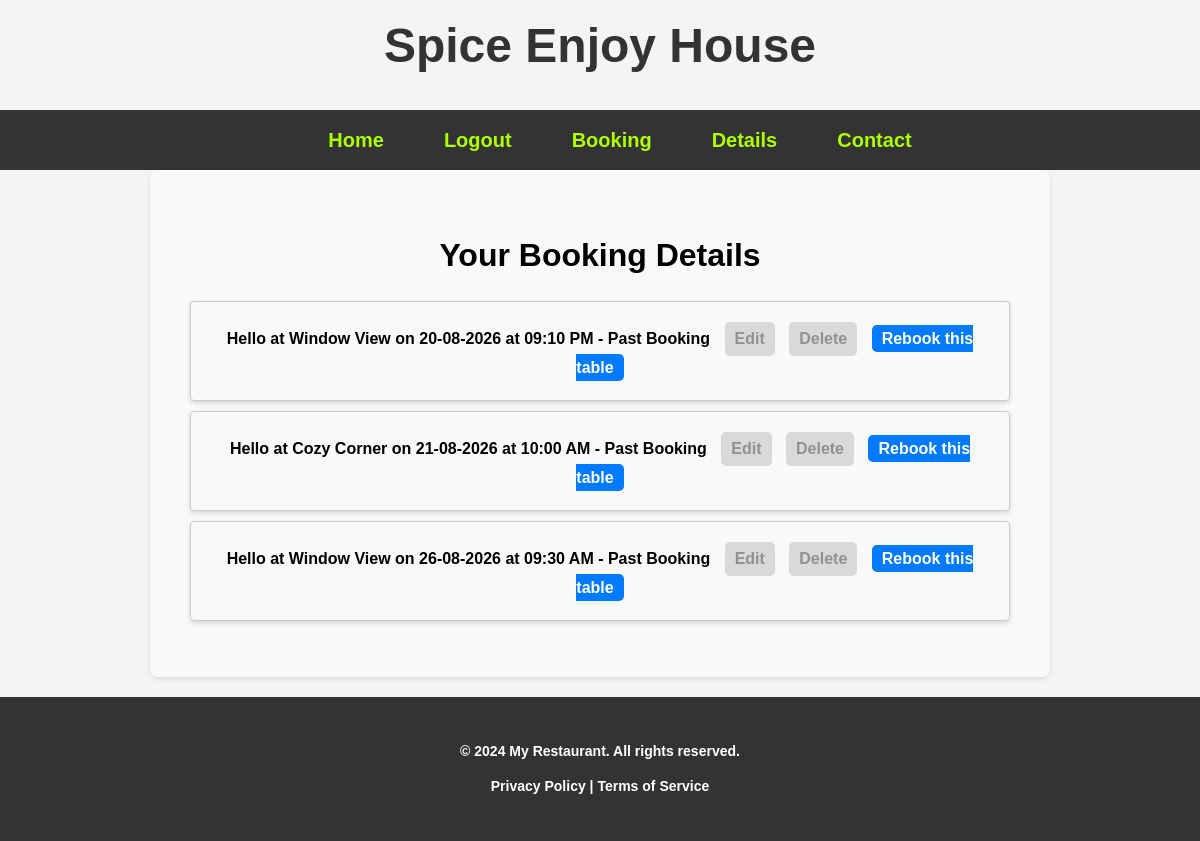
The page /booking-details/ (signed in) on the database as committed earlier.
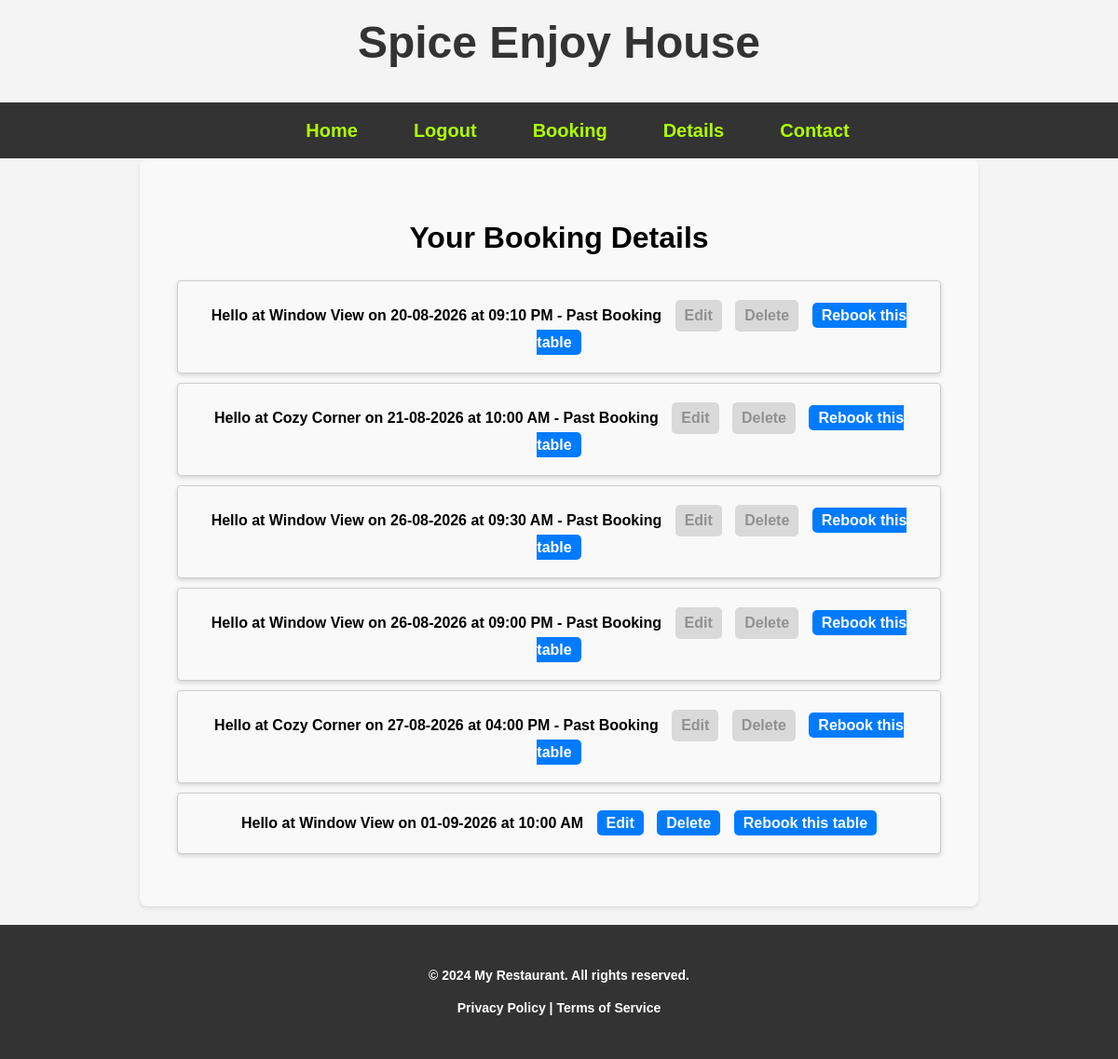
The same page on the database as committed later.
### booking_app/models.py (models this page shows, shortened)
class Booking(models.Model):
    table = models.ForeignKey(Table, on_delete=models.CASCADE)
    user = models.ForeignKey(User, on_delete=models.CASCADE)
    guest_name = models.CharField(max_length=100, validators=[MinLengthValidator(1)])
    booking_date = models.DateField()
    booking_time = models.TimeField()
    is_cancelled = models.BooleanField(default=False)

class Table(models.Model):
    CHOICES = [
        ("Window View", "Window View"),
        ("Cozy Corner", "Cozy Corner"),
        ("Family Booth", "Family Booth"),
    ]
    name = models.CharField(max_length=50, choices=CHOICES, default="Window View", validators=[MinLengthValidator(1)])

### booking_app/views.py (the view)
# urls.py: path('booking-details/', views.booking_details, name='booking-details'),
@login_required
def booking_details(request):
    if request.user.is_authenticated:
        user_bookings = Booking.objects.filter(user=request.user)
    else:
        user_bookings = None
    today = timezone.now().date()
    return render(request, 'booking_app/booking_details.html', {'user_bookings': user_bookings, 'today': today})

### booking_app/templates/booking_app/booking_details.html
{% extends "base.html" %}
{% load static %}
{% block content %}
<div class="container">
    <h1>Your Booking Details</h1>
    {% if user.is_authenticated %}
    {% if user_bookings %}
    <ul class="booking_list">
        {% for booking in user_bookings %}
        <li class="booking_item">
            {{ booking.guest_name }} at {{ booking.table.name }} on {{ booking.booking_date|date:"d-m-Y" }} at {{ booking.booking_time|time:"h:i A" }}
            {% if booking.booking_date < today %}
            <span class="status past">- Past Booking</span>
            {% endif %}
            {% if booking.booking_date >= today %}
            <a href="{% url 'edit-booking' booking.id %}" class="edit-link">Edit</a>
            <a href="{% url 'delete-booking' booking.id %}" class="delete-link">Delete</a>
            {% else %}
            <span class="disabled">Edit</span>
            <span class="disabled">Delete</span>
            {% endif %}
            <a href="{% url 'booking-form' %}?table={{booking.table.id}}" class="rebook-link">Rebook this table</a>
        </li>
        {% endfor %}
    </ul>
    {% else %}
    <p>No bookings found.</p>
    {% endif %}
    {% else %}
    <p>Please log in to view your bookings.</p>
    {% endif %}
</div>
{% endblock content %}

### templates/base.html (shortened to what this page needs)
{% load static %}
<!DOCTYPE html>
<html>
<head>
    <link rel="stylesheet" type="text/css" href="{% static 'css/styles.css' %}">
</head>
<body>
    <header class="header" class="container">
        <div class="logo">
            <h1>Spice Enjoy House</h1>
        </div>
        <nav>
            <ul>
                <li><a href="{% url 'index' %}">Home</a></li>
                {% if user.is_authenticated %}
                <li><a href="{% url 'account_logout' %}">Logout</a></li>
                {% else %}
                <li><a href="{% url 'account_signup' %}">SignUp</a></li>
                <li><a href="{% url 'account_login' %}">Login</a></li>
                {% endif %}
                <li><a href="{% url 'booking-form' %}">Booking</a></li>
                <li><a href="{% url 'booking-details' %}">Details</a></li>
                <li><a href="{% url 'contact_us' %}">Contact</a></li>
            </ul>
        </nav>
    </header>
    <main>
        {% block content %}{% endblock %}
    </main>
    <footer>
        <div id="footer">
            {% block footer %}
            <p>© 2024 My Restaurant. All rights reserved.</p>
            <p>Privacy Policy | Terms of Service</p>
            {% endblock %}
        </div>
    </footer>
</body>
</html>

### static/css/styles.css (style rules this page uses)
* { box-sizing: border-box; }
body { font-family: 'Arial', sans-serif; margin: 0; padding: 0; background-color: #f4f4f4; display: flex; flex-direction: column; min-height: 100vh; font-size: 16px; font-weight: bold; line-height: 1.5; }
.container { width: 100%; margin: auto; overflow: hidden; padding: 20px; background-color: #f9f9f9; border-radius: 8px; box-shadow: 0 2px 4px rgba(0, 0, 0, 0.1); }
main { flex-grow: 1; }
#footer { background: #333; color: #ffffff; text-align: center; padding: 30px; margin-top: 20px; }
#footer p { color: #ffffff; font-size: 14px; }
.header { height: 150px; margin-top: 10px; margin-bottom: 10px; }
.header nav { height: 60px; margin-top: 20px; }
.header ul { margin: 0; background: #333; display:flex; justify-content: center; align-items:center; text-align: center; height: 60px; font-size: 20px; }
.header ul li { display: block; padding: 30px; }
.header li a { color: yellowgreen; font-weight: bold; text-decoration: none; filter: contrast(1.75); }
.logo { text-align: center; font-size: 2em; font-weight: bold; color: #333; height: 80px; padding: 0; margin-top: 5; margin-bottom: 5; }
.logo h1 { height: 70px; margin-top: 0; padding: 0; }
.container { width: 600px; margin: 0 auto; padding: 20px; background-color: #f9f9f9; border-radius: 8px; box-shadow: 0 2px 4px rgba(0, 0, 0, 0.1); text-align: center; }
.booking_list { list-style-type: none; padding: 0; }
.booking_item { background-color: #f9f9f9; border: 1px solid #ccc; border-radius: 4px; padding: 20px; margin-bottom: 10px; box-shadow: 0 2px 5px rgba(0, 0, 0, 0.15); }
.edit-link, .delete-link { background-color: #007bff; color: #fff; padding: 5px 10px; text-decoration: none; border-radius: 5px; margin-left: 10px; }
.disabled { background-color: #ccc; color: #666; padding: 5px 10px; border-radius: 5px; margin-left: 10px; cursor: not-allowed; text-decoration: none; display: inline-block; font-weight: bold; opacity: 0.7; }
.rebook-link { background-color: #007bff; color: #fff; padding: 5px 10px; text-decoration: none; border-radius: 5px; margin-left: 10px; font-weight: bold; transition: background-color 0.3s ease; }
@media screen and (min-width: 1200px) { .container { width: 75%; padding: 40px; } }
@media screen and (min-width: 1200px) { .header { font-size: 12px; } }
@media screen and (min-width: 1200px) { .header ul { margin: 0; display:flex; justify-content: center; align-items:center; text-align: center; height: 60px; font-size: 20px; } }
@media screen and (min-width: 1200px) { .header li a { color: yellowgreen; font-weight: bold; transition: color 0.3s ease; } }

Rows that differ between the two databases and show on the page:
added Booking: guest_name "Hello", table.name "Window View", booking_date "26-08-2026", booking_time "09:00 PM", shows "- Past Booking", shows "Edit"
added Booking: guest_name "Hello", table.name "Cozy Corner", booking_date "27-08-2026", booking_time "04:00 PM", shows "- Past Booking", shows "Edit"
added Booking: guest_name "Hello", table.name "Window View", booking_date "01-09-2026", booking_time "10:00 AM", shows "Edit"
